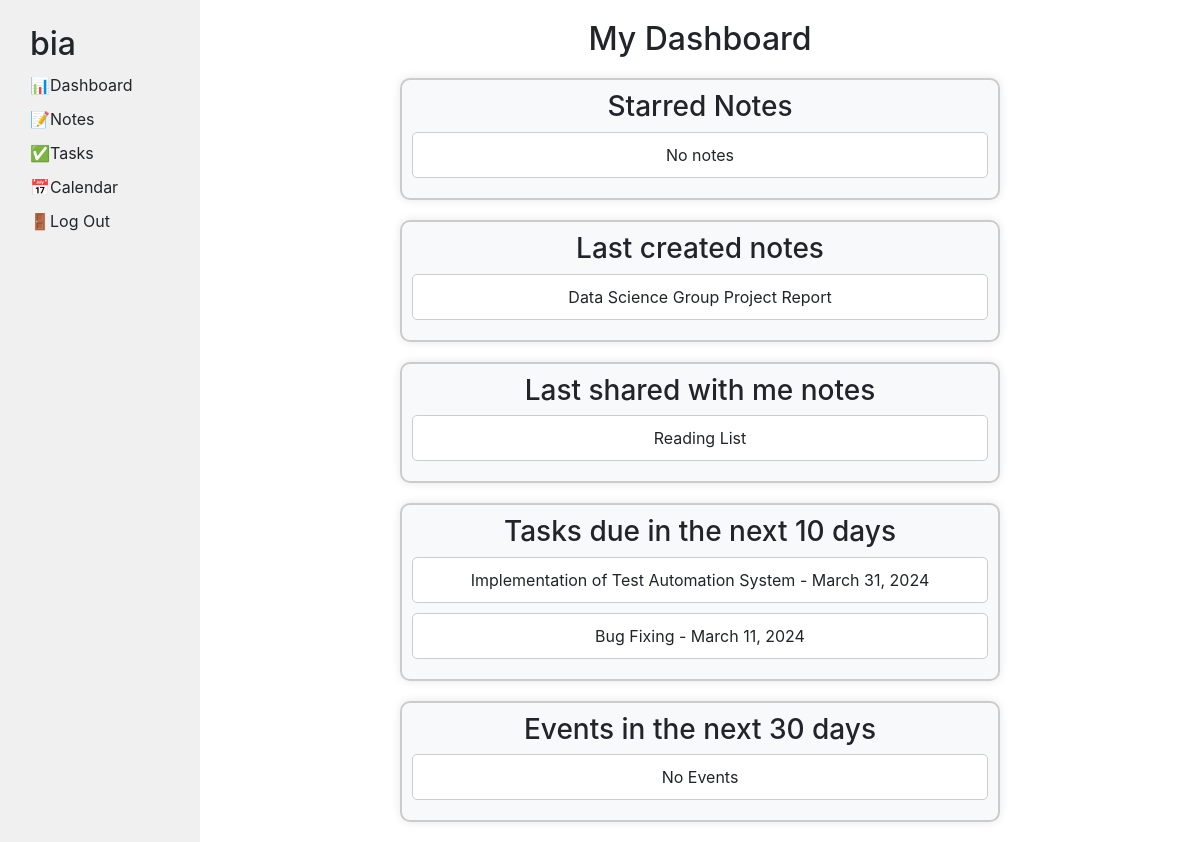
The page / (signed in) on the database its author committed.
### personal_organization/models.py (models this page shows, shortened)
class User(AbstractUser):
    pass

class Note(models.Model):
    owner = models.ForeignKey(User, on_delete=models.CASCADE, related_name="owned_notes")
    title = models.CharField(max_length=20)
    content = models.CharField(max_length=512)
    collaborators = models.ManyToManyField(User, related_name="collaborated_notes")
    created_at = models.DateTimeField(auto_now_add=True)
    star = models.ManyToManyField(User, related_name="starred_notes", blank=True)

class Card(models.Model):
    STATUS_CHOICES = (
        ('to_do', 'To Do'),
        ('in_progress', 'In Progress'),
        ('done', 'Done'),
    )
    title = models.CharField(max_length=20)
    content = models.CharField(max_length=128)
    created_at = models.DateTimeField(auto_now_add=True)
    deadline = models.DateField(null=True, blank=True)
    status = models.CharField(max_length=20, choices=STATUS_CHOICES, default='to_do')
    assigned_to = models.ForeignKey(User, on_delete=models.SET_NULL, null=True, blank=True)
    board = models.ForeignKey(Board, on_delete=models.CASCADE, related_name='cards')

### personal_organization/views.py (the view)
# urls.py: path("", views.index, name="index"),
def index(request):
    user_id = request.user.id
    latest_notes = Note.objects.filter(owner_id=user_id).order_by('-created_at')[:3]
    latest_shared_notes = Note.objects.filter(collaborators=user_id).order_by('-created_at')[:3]
    starred_notes = Note.objects.filter(star=user_id)
    deadline_date = datetime.now() + timedelta(days=10)
    upcoming_tasks = Card.objects.filter(assigned_to_id=user_id, deadline__lte=deadline_date).exclude(status='done')
    end_date = datetime.now() + timedelta(days=30)
    upcoming_events = Event.objects.filter(user_id=user_id, date__lte=end_date)
    return render(request, "personal_organization/index.html", {
        'latest_notes': latest_notes,
        'latest_shared_notes': latest_shared_notes,
        'starred_notes': starred_notes,
        'upcoming_tasks': upcoming_tasks,
        'upcoming_events': upcoming_events
    })

### personal_organization/templates/personal_organization/index.html (shortened to what this page needs)
{% extends "personal_organization/layout.html" %}
{% block body %}
    {% if user.is_authenticated %}
    <h2 style="text-align: center; margin-top: 20px;">My Dashboard</h2>
    <div>
        <a href="{% url 'notes' %}">
            <div class="dashboard">
                <h3>Starred Notes</h3>
                {% for note in starred_notes %}
                    <div class="item">{{ note.title }}</div>
                {% empty %}
                    <div class="item">No notes</div>
                {% endfor %}
            </div>
        </a>
        <a href="{% url 'notes' %}">
            <div class="dashboard">
                <h3>Last created notes</h3>
                {% for note in latest_notes %}
                    <div class="item">{{ note.title }}</div>
                {% empty %}
                    <div class="item">No notes</div>
                {% endfor %}
            </div>
        </a>
        <a href="{% url 'notes' %}">
            <div class="dashboard">
                <h3>Last shared with me notes</h3>
                {% for note in latest_shared_notes %}
                    <div class="item">{{ note.title }}</div>
                {% empty %}
                <div class="item">No notes</div>
                {% endfor %}
            </div>
        </a>
        <a href="{% url 'tasks' %}">
            <div class="dashboard">
                <h3>Tasks due in the next 10 days</h3>
                {% for task in upcoming_tasks %}
                    <div class="item">{{ task.title }} - {{ task.deadline }}</div>
                {% empty %}
                    <div class="item">No tasks</div>
                {% endfor %}
            </div>
        </a>
        <a href="{% url 'calendar' %}">
            <div class="dashboard">
                <h3>Events in the next 30 days</h3>
                {% for event in upcoming_events %}
                    <div class="item">{{ event.title }} - {{ event.date }}</div>
                {% empty %}
                    <div class="item">No Events</div>
                {% endfor %}
            </div>
        </a>
    {% else %}
        <p style="text-align: center;font-size: larger; margin-top: 30px;">Please log in to access the site's content</p>
    {% endif %}
    </div>
{% endblock %}

### personal_organization/templates/personal_organization/layout.html (shortened to what this page needs)
{% load static %}
<!DOCTYPE html>
<html lang="en">
    <head>
        <link rel="stylesheet" href="https://stackpath.bootstrapcdn.com/bootstrap/4.4.1/css/bootstrap.min.css">
        <link href="{% static 'personal_organization/styles.css' %}" rel="stylesheet">
    </head>
    <body>
        <div class="container-fluid h-100">
            <div class="row h-100">
                <div class="sidebar col-lg-2 col-md-3">
                    {% if user.is_authenticated %}
                        <div>
                            <h2>{{ user.username }}</h2>
                        </div>
                        <div>
                            <a href="{% url 'index' %}">📊Dashboard</a>
                        </div>
                        <div>
                            <a href="{% url 'notes' %}">📝Notes</a>
                        </div>
                        <div>
                            <a href="{% url 'tasks' %}">✅Tasks</a>
                        </div>
                        <div>
                            <a href="{% url 'calendar' %}">📅Calendar</a>
                        </div>
                        <div>
                            <a href="{% url 'logout' %}">🚪Log Out</a>
                        </div>
                    {% endif %}
            </div>
            <div class="main col-lg-10 col-md-9">
                {% block body %}
                {% endblock %}
            </div>
        </div>
    </body>
</html>

### personal_organization/static/personal_organization/styles.css (style rules this page uses)
body { margin: 0; background-color: white; }
.sidebar { background-color: #f0f0f0; padding: 20px; min-height: 100vh; top: 0; bottom: 0; }
.sidebar h2 { margin-top: 5px; }
.sidebar div { margin-bottom: 10px; margin-left: 10px; }
.sidebar a { color: inherit; text-decoration: none; transition: font-size 0.3s ease; }

### personal_organization/templates/personal_organization/index.html (style rules this page uses)
.dashboard { background-color: #f8f9fa; text-align: center; border: 2px solid #ccc; border-radius: 10px; box-shadow: 0px 0px 10px rgba(0, 0, 0, 0.1); padding: 10px; max-width: 600px; margin: 20px auto; }
.item { background-color: #fff; border: 1px solid #ccc; border-radius: 5px; padding: 10px; margin-bottom: 10px; }
a, a:hover { text-decoration: none; color: inherit; }

### rows shown on the page
User: username "bia"
Note: title "Data Science Group Project Report"
Note: title "Reading List"
Card: title "Implementation of Test Automation System", deadline "March 31, 2024"
Card: title "Bug Fixing", deadline "March 11, 2024"
